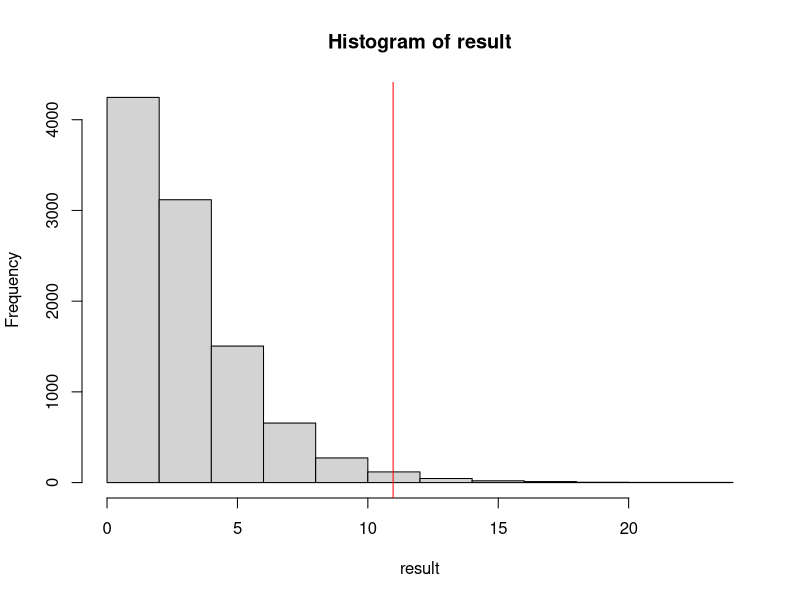
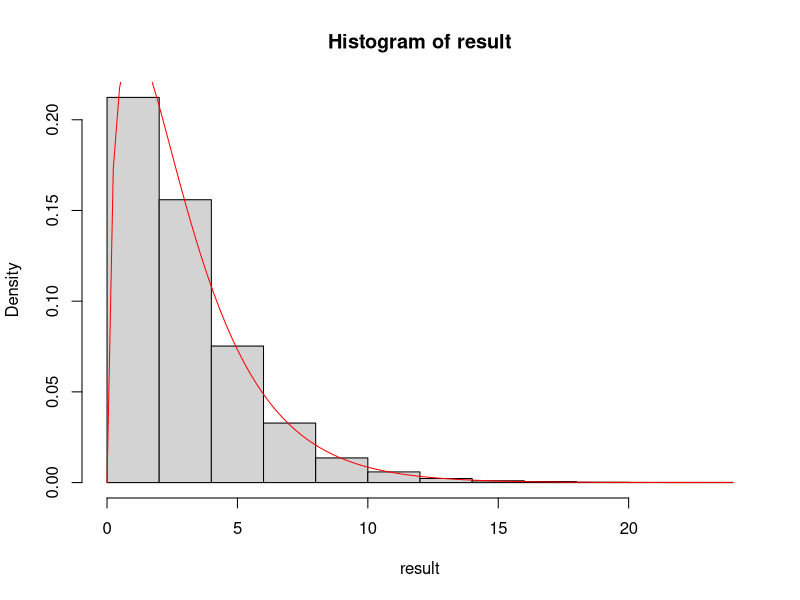

Generate these figures, in order, with R:
#Math E-156 Script 4C-GoodnessFit.R

#Topic 1 - comparing data with a probability model

#Create a vector containing the data from Example 3.8 in the textbook:
Births<-c(rep("Aug-Oct",150),rep("Nov-Jan",138),rep("Feb-April",140),rep("May-July",100))
Obs<-table(Births);Obs
Expected <- rep(sum(Obs)/length(Obs),length(Obs)); Expected
#Now write a new function to compute chi square for the single row
chisq1 <-function(Obs){
  Expected <- rep(sum(Obs)/length(Obs),length(Obs))
  sum((Obs-Expected)^2/Expected)
}
observed <-chisq1(Obs);observed #value 10.97 agrees with the textbook
Pvalue <-chisq.test(Obs); Pvalue #P-value of .012 suggests that distribution is not uniform

#We can make a probability vector with just four elements
months=c("Aug-Oct","Nov-Jan","Feb-April","May-July"); months
#NOw sample from this vector to get the right total number of observations
Birth.sim<-sample(months,sum(Obs), replace= TRUE); head(Birth.sim)
table(Birth.sim)   #this set of counts could have arisen by chance
chisq1(table(Birth.sim)) #random, but probably much smaller than for the observed data
#Now we just do a lot of simulations:
N =10^4 -1; result<-numeric(N)
for (i in 1:N){
  Birth.sim<-sample(months,sum(Obs), replace= TRUE)
  result[i]<-chisq1(table(Birth.sim))
}
hist(result)
abline(v = observed, col = "red") 
Pvalue <- (sum(result >= observed)+1)/(N+1); Pvalue   #P-value will be close to .012
#The Pvalue from our simulation agrees with the chi square test because our samples do:
hist(result, probability = TRUE)
curve(dchisq(x, df=3), col = "red", add= TRUE)
